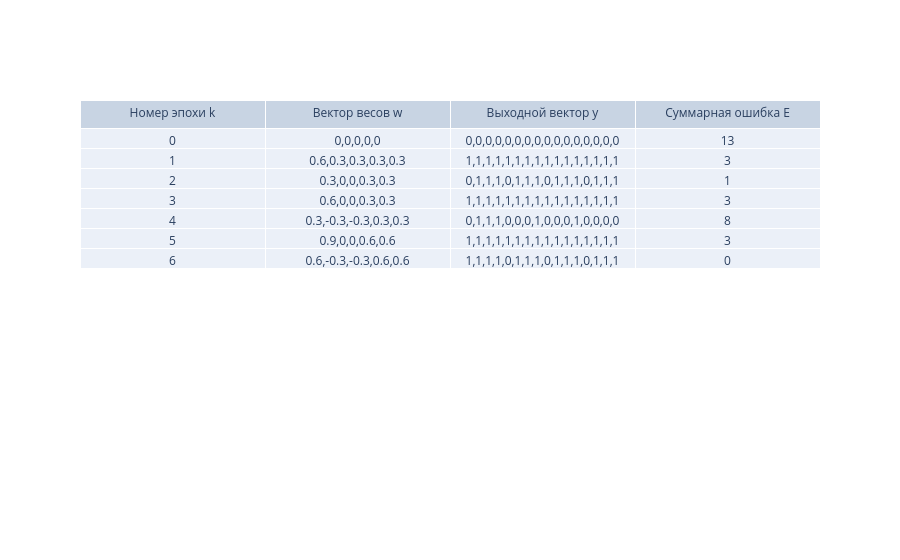

Source (notebook cell):
### Code cell
#Вычисление минимального набора векторов и вывод результатов
#Пороговая функция
min_inputs=find_min_inputs(network)
output=check_min_inputs(network,min_inputs)

### Figure 1 — Plotly figure (JSON) as saved in the notebook; plotly's stock layout.template omitted (floating-point values rounded to 4 significant figures; data arrays with more than 128 entries replaced by an {"elided": "..."} marker saying what was removed)
{"data": [{"cells": {"values": {"elided": "4 rows, 161 float values in total"}}, "header": {"values": ["Номер эпохи k", "Вектор весов w", "Выходной вектор y", "Суммарная ошибка E"]}, "type": "table"}], "layout": {}}
